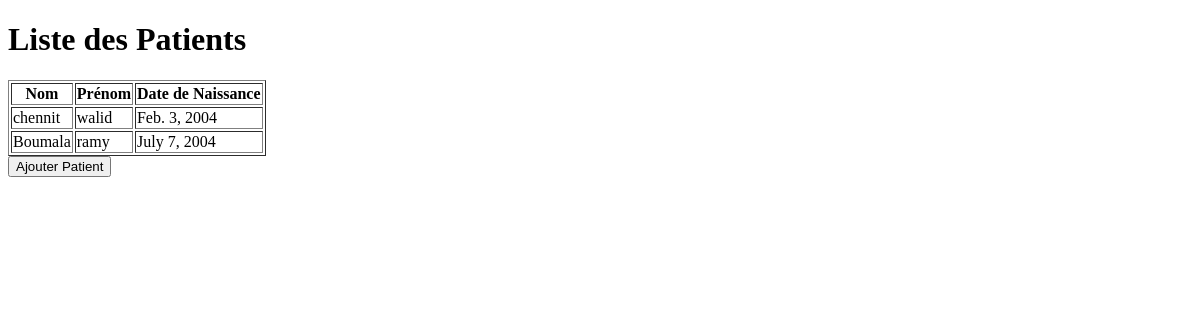
The app's page /liste_patients/, older data.
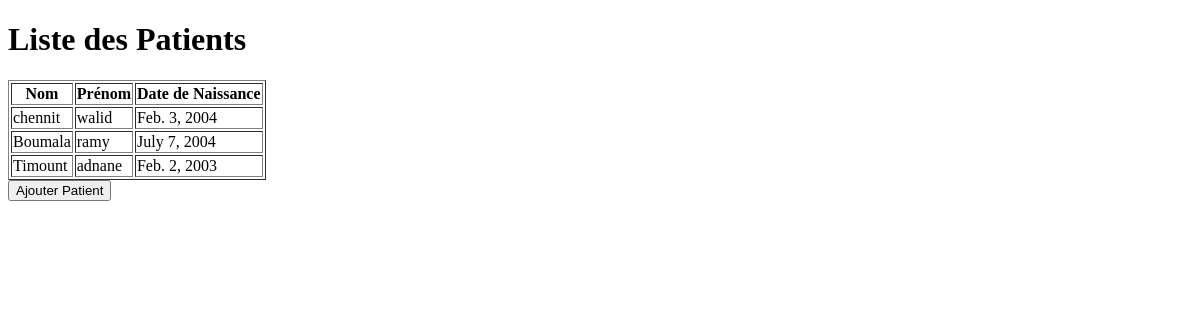
The same page, newer data.
### app1/models.py (models this page shows)
class Patient(models.Model) :
    Num_P = models.AutoField(primary_key=True)
    Nom_P = models.CharField(max_length = 50)
    Prenom_P = models.CharField(max_length = 50)
    DateNaissance = models.DateField()
    Telephone_P = models.CharField(max_length = 10, help_text = 'Entrez un numero de telephone valable svp')
    Adresse_P = models.CharField(max_length = 50)

### app1/views.py (the view)
# urls.py: path('liste_patients/',liste_patients, name ='liste_patients'),
def liste_patients(request):
    patients = Patient.objects.all()
    return render(request, 'liste_patients.html', {'patients': patients})

### app1/templates/liste_patients.html (shortened to what this page needs)
<!DOCTYPE html>
<html lang="en">
<head>
</head>
<body>
<h1>Liste des Patients</h1>
<table border="1">
    <thead>
        <tr>
            <th>Nom</th>
            <th>Prénom</th>
            <th>Date de Naissance</th>
        </tr>
    </thead>
    <tbody>
        {% for patient in patients %}
            <tr>
                <td>{{ patient.Nom_P }}</td>
                <td>{{ patient.Prenom_P }}</td>
                <td>{{ patient.DateNaissance }}</td>
            </tr>
        {% endfor %}
    </tbody>
</table>
<a href="{% url 'ajouter_patient' %}"><button>Ajouter Patient</button></a>
</body>
</html>

Row changes from the older to the newer data that the page shows:
added Patient: Nom_P "Timount", Prenom_P "adnane", DateNaissance "Feb. 2, 2003"
